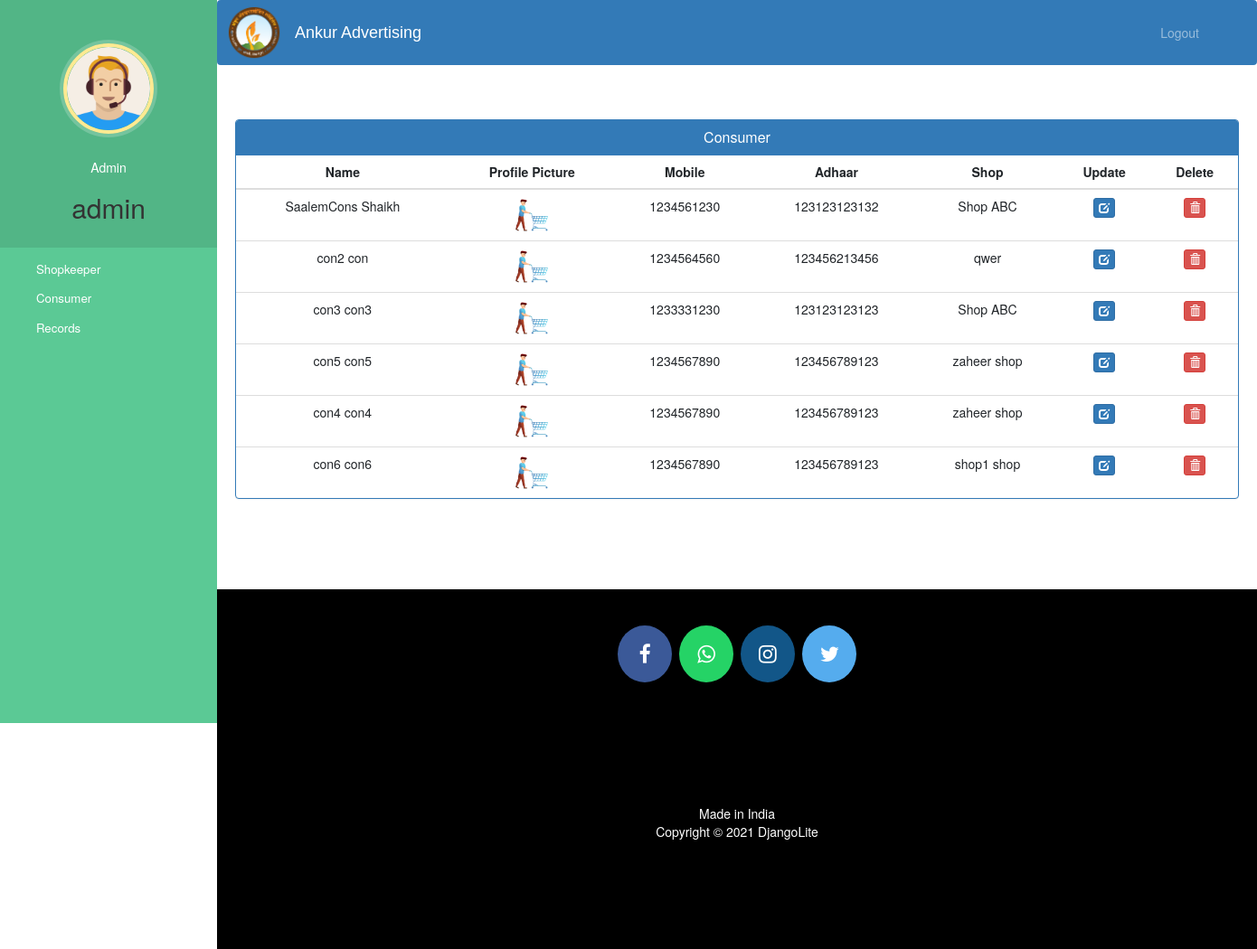
Screenshot of /admin-view-cons (signed in) with the database file from the repository.
### ShopCons/models.py (models this page shows, shortened)
class Consumer(models.Model):
    user = models.OneToOneField(User, on_delete=models.CASCADE)
    profile_pic = models.ImageField(upload_to='profile_pic/ConsumerProfilePic/', null=True, blank=True)
    conadhaar_pic = models.ImageField(upload_to='profile_pic/ConsumerAdhaar/', null=True, blank=True)
    address = models.CharField(max_length=200)
    mobilenum = models.IntegerField(validators=[validate_mob], null=True)
    adhaarnum = models.IntegerField(validators=[validate_adhaar], null=True)
    assignedShopId = models.CharField(max_length=200, null=True)
    status = models.BooleanField(default=False)
    @property
    def get_name(self):
        return self.user.first_name + " " + self.user.last_name

### ShopCons/views.py (the view)
# urls.py: path('admin-view-cons', views.admin_view_cons_view, name='admin-view-cons'),
@login_required(login_url='adminlogin')
@user_passes_test(is_admin)
def admin_view_cons_view(request):
    cons = models.Consumer.objects.all().filter(status=True)
    return render(request, 'ShopCons/admin_view_cons.html', {'cons': cons})

### ShopCons/views.py (called while the page is built)
def is_admin(user):
    if user.is_staff or user.is_superuser:
        return True
    return False

### templates/ShopCons/admin_view_cons.html (shortened to what this page needs)
{% extends 'ShopCons/admin_base.html' %}
{% block content %}
{%load static%}
<head>
  <link href="//netdna.bootstrapcdn.com/bootstrap/3.0.0/css/bootstrap.min.css" rel="stylesheet" id="bootstrap-css">
</head>
<div class="container">
  <div class="panel panel-primary">
    <div class="panel-heading">
      <h6 class="panel-title">Consumer</h6>
    </div>
    <table class="table table-hover" id="dev-table">
      <thead>
        <tr>
          <th>Name</th>
          <th>Profile Picture</th>
          <th>Mobile</th>
          <th>Adhaar</th>
          <th>Shop</th>
          <th>Update</th>
          <th>Delete</th>
        </tr>
      </thead>
      {% for c in cons %}
      <tr>
        <td> {{c.get_name}}</td>
        <td> <img src="{% static c.profile_pic.url %}" alt="Profile Pic" height="40px" width="40px" /></td>
        <td>{{c.mobilenum}}</td>
        <td>{{c.adhaarnum}}</td>
        <td>{{c.assignedShopId}}</td>
        <td><a class="btn btn-primary btn-xs" href="{% url 'update-cons' c.id  %}"><span class="glyphicon glyphicon-edit"></span></a></td>
        <td><a class="btn btn-danger btn-xs" href="{% url 'delete-cons' c.id  %}"><span class="glyphicon glyphicon-trash"></span></a></td>
      </tr>
      {% endfor %}
    </table>
  </div>
</div>
{% endblock content %}

### templates/ShopCons/admin_base.html (shortened to what this page needs)
<!DOCTYPE html>
{% load static %}
<html lang="en">
<head>
  <link rel="stylesheet" href="https://stackpath.bootstrapcdn.com/bootstrap/4.3.1/css/bootstrap.min.css">
  <link rel="stylesheet" href="https://maxcdn.bootstrapcdn.com/font-awesome/4.7.0/css/font-awesome.min.css">
  <link rel="stylesheet" href="{% static '/style.css' %}">
</head>
<body>
  <nav class="menu" tabindex="0">
    <header class="avatar">
      <br>
      <img src="{% static 'images/adminpropic.png' %}" />
      <br><br>
      <h5 style="color: white;">Admin</h5>
      <h2>{{request.user.first_name}}</h2>
    </header>
    <ul>
      <a style="color:white; text-decoration:none;" href="/admin-shop"><li tabindex="0" class="icon-customers"><span>Shopkeeper</span></li></a>
      <a style="color:white; text-decoration:none;" href="/admin-cons"><li tabindex="0" class="icon-users"><span>Consumer</span></li></a>
      <a style="color:white; text-decoration:none;" href="/admin-admit"><li tabindex="0" class="icon-calendar"><span>Records</span></li></a>
    </ul>
  </nav>
  <main>
    <div class="bs-example">
      <nav class="navbar navbar-expand-md  navbar-dark fixed-top" style="background:#337AB7;">
        <a href="/"><img style="height: 60px;" src="static/images/Ankur_Advertise_rbg.png" alt="logo_img"></a>
        <a href="/" class="navbar-brand">Ankur Advertising</a>
        <div class="collapse navbar-collapse justify-content-between" id="navbarCollapse">
          <div class="navbar-nav" style=" margin-left: 90%;">
            <a href="/logout" class="nav-item nav-link">Logout</a>
          </div>
        </div>
      </nav>
    </div>
    <br><br>
    {% block content %}
    {% endblock content %}
    <br><br><br><br>
    <footer>
      <p>
        <a id="ftr" href="" class="fa fa-facebook"></a>
        <a id="ftr" href="" class="fa fa-whatsapp"></a>
        <a id="ftr" href="" class="fa fa-instagram"></a>
        <a id="ftr" href="" class="fa fa-twitter"></a>
      </p>
      <br>
      <div class="container">
        <div class="row">
          <div class="col-md-12 col-sm-12">
            <div style="color:#ffffff;" class="wow fadeInUp footer-copyright">
              <p>Made in India <br>
                Copyright &copy; 2021 DjangoLite </p>
            </div>
          </div>
        </div>
      </div>
    </footer>
  </main>
</body>
</html>

### static/style.css (style rules this page uses)
body { padding-left: 240px; }
main { position: relative; height: 100vh; }
.menu { background: #5bc995; height: 100vh; width: 240px; position: fixed; top: 0px; left: 0; z-index: 5; outline: none; }
.menu .avatar { background: rgba(0, 0, 0, 0.1); padding: 2em 0.5em; text-align: center; }
.menu .avatar img { width: 100px; border-radius: 50%; overflow: hidden; border: 4px solid #ffea92; box-shadow: 0 0 0 4px rgba(255, 255, 255, 0.2); }
.menu .avatar h2 { font-weight: normal; margin-bottom: 0; }
.menu ul { list-style: none; padding: 0.5em 0; margin: 0; }
.menu ul li { padding: 0.5em 1em 0.5em 3em; font-size: 0.95em; font-weight: regular; background-repeat: no-repeat; background-position: left 15px center; background-size: auto 20px; transition: all 0.15s linear; cursor: pointer; }
.menu ul li.icon-customers { background-image: url("http://www.entypo.com/images//briefcase.svg"); }
.menu ul li.icon-users { background-image: url("http://www.entypo.com/images//users.svg"); }
.menu ul li.icon-calendar { background-image: url("http://www.entypo.com/images//calendar.svg"); }

### templates/ShopCons/admin_base.html (style rules this page uses)
a:link { text-decoration: none; }
a { color: white; }
footer { padding: 10px 0px 10px 0px; background-color: black; margin: 0px; }
#ftr { padding: 20px; }
.fa { font-size: 23px; width: 60px; text-align: center; text-decoration: none; margin: 5px 2px; border-radius: 50%; }
.fa-facebook { background: #3B5998; color: white; margin-top: 30px; }
.fa-whatsapp { background: #25d366; color: white; }
.fa-twitter { background: #55ACEE; color: white; }
.fa-instagram { background: #125688; color: white; }
p { text-align: center; }
.navbar-brand { font-size: 25px; font-family: sans-serif; padding-left: 10px; }
body { padding-left: 240px; }
main { position: relative; height: 100vh; }
.menu { background: #5bc995; height: 100vh; width: 240px; position: fixed; top: 0px; left: 0; z-index: 5; outline: none; }
.menu .avatar { background: rgba(0, 0, 0, 0.1); padding: 2em 0.5em; text-align: center; }
.menu .avatar img { width: 100px; border-radius: 50%; overflow: hidden; border: 4px solid #ffea92; box-shadow: 0 0 0 4px rgba(255, 255, 255, 0.2); }
.menu .avatar h2 { font-weight: normal; margin-bottom: 0; }
.menu ul { list-style: none; padding: 0.5em 0; margin: 0; }
.menu ul li { padding: 0.5em 1em 0.5em 3em; font-size: 0.95em; font-weight: regular; background-repeat: no-repeat; background-position: left 15px center; background-size: auto 20px; transition: all 0.15s linear; cursor: pointer; }
.menu ul li.icon-customers { background-image: url("http://www.entypo.com/images//briefcase.svg"); }
.menu ul li.icon-users { background-image: url("http://www.entypo.com/images//users.svg"); }
.menu ul li.icon-calendar { background-image: url("http://www.entypo.com/images//calendar.svg"); }

### templates/ShopCons/admin_view_cons.html (style rules this page uses)
a:link { text-decoration: none; }
h6 { text-align: center; }
.row { margin: 100px; }
th { text-align: center; }
td { text-align: center; }

### rows the page displays
Consumer: get_name "SaalemCons Shaikh", profile_pic (picture), mobilenum "1234561230", adhaarnum "123123123132", assignedShopId "Shop ABC"
Consumer: get_name "con2 con", profile_pic (picture), mobilenum "1234564560", adhaarnum "123456213456", assignedShopId "qwer"
Consumer: get_name "con3 con3", profile_pic (picture), mobilenum "1233331230", adhaarnum "123123123123", assignedShopId "Shop ABC"
Consumer: get_name "con5 con5", profile_pic (picture), mobilenum "1234567890", adhaarnum "123456789123", assignedShopId "zaheer shop"
Consumer: get_name "con4 con4", profile_pic (picture), mobilenum "1234567890", adhaarnum "123456789123", assignedShopId "zaheer shop"
Consumer: get_name "con6 con6", profile_pic (picture), mobilenum "1234567890", adhaarnum "123456789123", assignedShopId "shop1 shop"

### other values shown
{{ request.user.first_name }} "admin"
